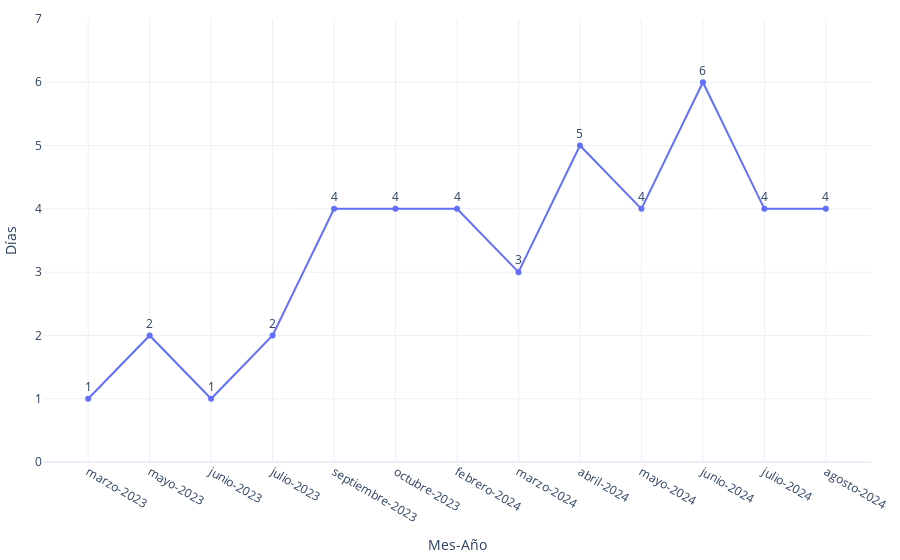

Source (notebook cell):
### Code cell
import os
import plotly.graph_objects as go
import plotly.io as pio

fig = go.Figure()
fig.add_trace(go.Scatter(
        x=df_promedios['label'], 
        y=df_promedios['tiempo_de_publicacion'], 
        mode='lines+markers+text',  # Mostrar líneas, puntos y texto        
        text=df_promedios['tiempo_de_publicacion'],#.apply(lambda x: f'${x:,.0f}'),  # Añadir el texto de los valores formateados
        textposition="top center"  # Posicionar el texto encima de los puntos
    ))

# Configurar el diseño
fig.update_layout(
    xaxis_title="Mes-Año",
    yaxis_title="Días",
    template="plotly_white",
    margin=dict(l=10, r=10, t=10, b=10),
    yaxis=dict(
        ticklen=10,
        tick0=1,
        dtick=1,
        range=[0,7]
    ),
)
# Exportar gráfica como archivo HTML
def guardar_grafico_como_html(fig, nombre_archivo, carpeta='assets/graficas'):
    # Crear la carpeta si no existe
    if not os.path.exists(carpeta):
        os.makedirs(carpeta)
    
    # Gráfica como archivo HTML en la carpeta especificada
    pio.write_html(fig, f'{carpeta}/{nombre_archivo}.html')

guardar_grafico_como_html(fig, 'g_scatt_proyeccion_dias', carpeta='assets/graficas')
fig.show()

### Figure 1 — Plotly figure (JSON) as saved in the notebook; plotly's stock layout.template omitted (floating-point values rounded to 4 significant figures)
{"data": [{"mode": "lines+markers+text", "text": [1, 2, 1, 2, 4, 4, 4, 3, 5, 4, 6, 4, 4], "textposition": "top center", "type": "scatter", "x": ["marzo-2023", "mayo-2023", "junio-2023", "julio-2023", "septiembre-2023", "octubre-2023", "febrero-2024", "marzo-2024", "abril-2024", "mayo-2024", "junio-2024", "julio-2024", "agosto-2024"], "y": [1, 2, 1, 2, 4, 4, 4, 3, 5, 4, 6, 4, 4]}], "layout": {"margin": {"b": 10, "l": 10, "r": 10, "t": 10}, "xaxis": {"title": {"text": "Mes-Año"}}, "yaxis": {"dtick": 1, "range": [0, 7], "tick0": 1, "ticklen": 10, "title": {"text": "Días"}}}}
